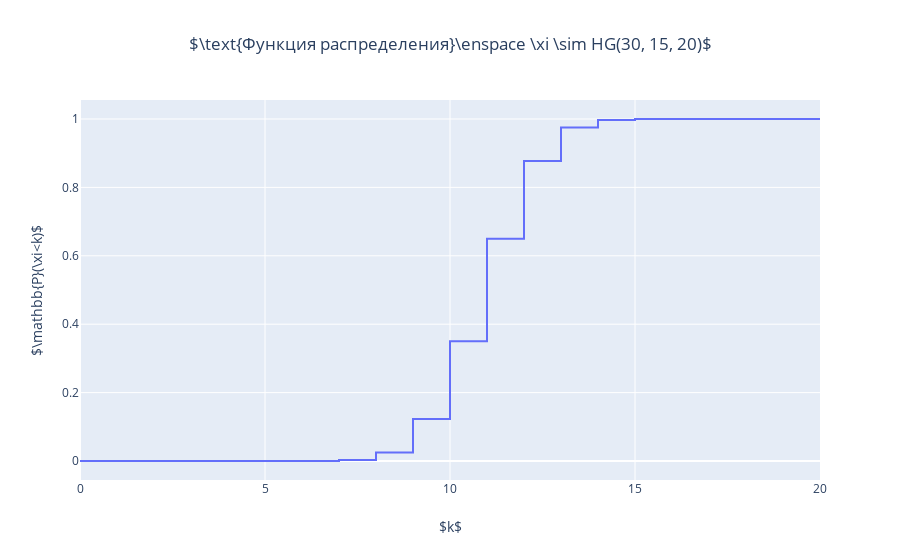

Notebook cell for this chart:
### Markdown cell above
### Функция распределения

### Code cell
prob_data_x = range(xi.n+1)
hg_dist_fig = go.Figure(
    data=(
        go.Scatter(
            x=list(prob_data_x),
            y=list(map(lambda k: sum(map(xi.p, range(k))), prob_data_x)),
            line=go.scatter.Line(
                shape='hv',
            ),
        ),
    ),
    layout=go.Layout(
        title=go.layout.Title(
            text=r'$\text{Функция распределения}\enspace \xi \sim ' + str(xi) + '$',
            x=.5,
        ),
        yaxis=go.layout.YAxis(
            title=go.layout.yaxis.Title(
                text=r'$\mathbb{P}(\xi<k)$',
            ),
        ),
        xaxis=go.layout.XAxis(
            title=go.layout.xaxis.Title(
                text=r'$k$',
            ),
        ),
    ),
)
hg_dist_fig.show()

### Figure 1 — Plotly figure (JSON) as saved in the notebook; plotly's stock layout.template omitted (floating-point values rounded to 4 significant figures)
{"data": [{"line": {"shape": "hv"}, "type": "scatter", "x": [0, 1, 2, 3, 4, 5, 6, 7, 8, 9, 10, 11, 12, 13, 14, 15, 16, 17, 18, 19, 20], "y": [0, 0, 0, 0, 0, 0, 9.995e-05, 0.002599, 0.02509, 0.1225, 0.3499, 0.6501, 0.8775, 0.9749, 0.9974, 0.9999, 1.0, 1.0, 1.0, 1.0, 1.0]}], "layout": {"title": {"text": "$\\text{Функция распределения}\\enspace \\xi \\sim HG(30, 15, 20)$", "x": 0.5}, "xaxis": {"title": {"text": "$k$"}}, "yaxis": {"title": {"text": "$\\mathbb{P}(\\xi<k)$"}}}}
